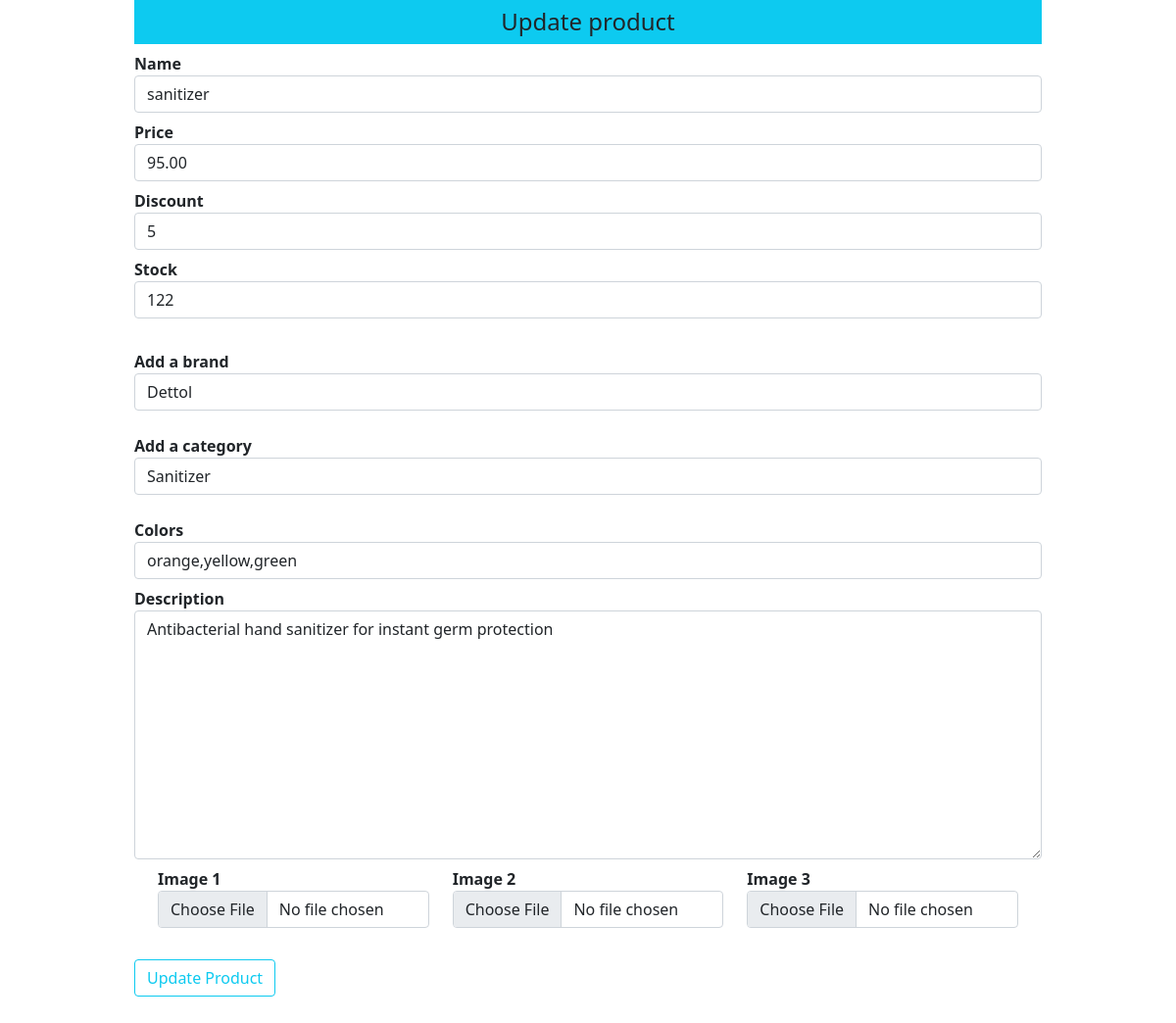
The app's page /updateproduct/2, older data.
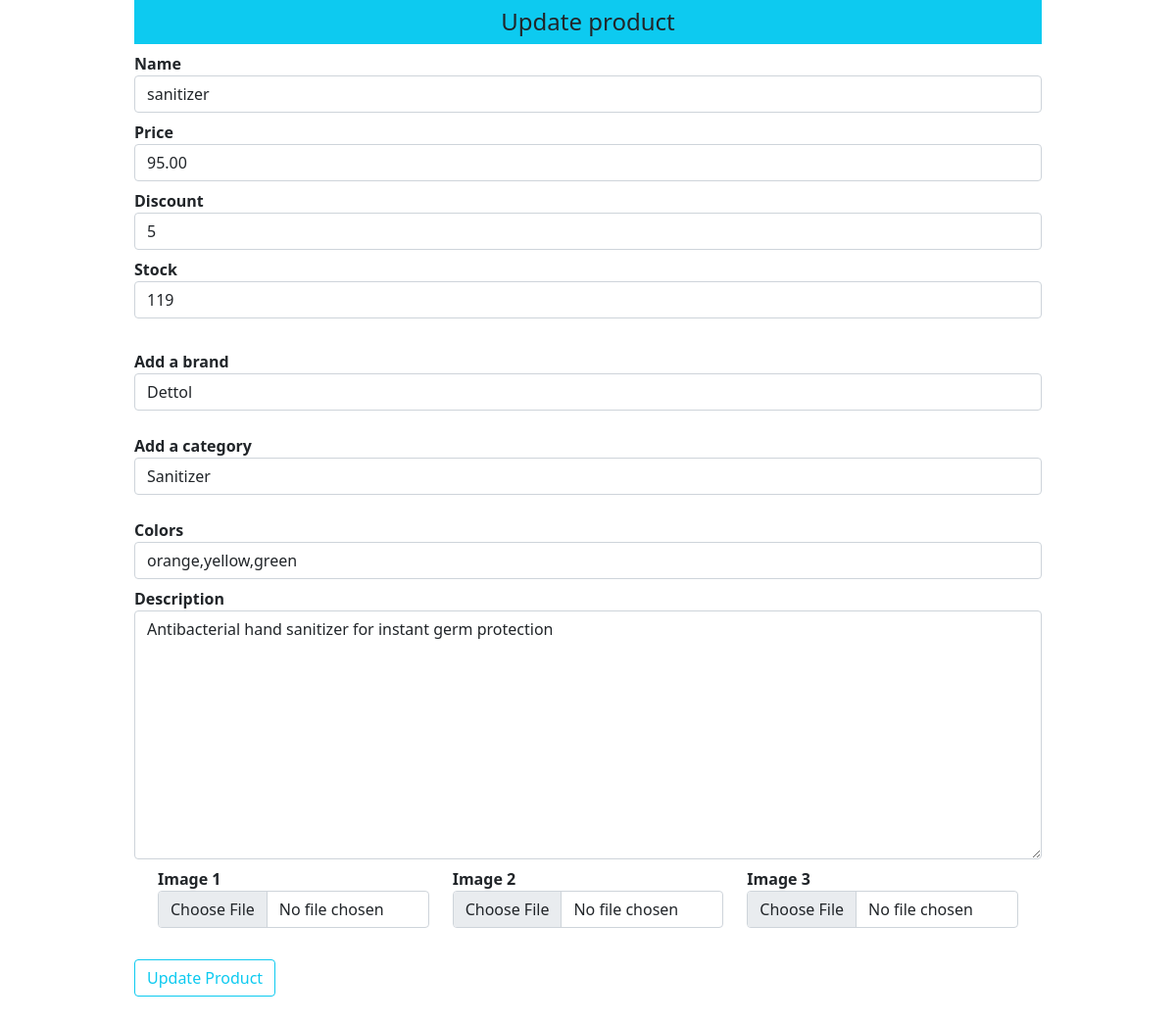
The same page, newer data.
### shop/products/models.py (models this page shows, shortened)
class Addproduct(db.Model):
    __searchable__=['name','desc']
    id = db.Column(db.Integer, primary_key=True)
    name = db.Column(db.String(80), nullable=False)
    price = db.Column(db.Numeric(10,2), nullable=False)
    discount = db.Column(db.Integer, default=0)
    stock = db.Column(db.Integer, nullable=False)
    colors = db.Column(db.Text, nullable=False)
    desc = db.Column(db.Text, nullable=False)
    pub_date = db.Column(db.DateTime, nullable=False, default=datetime.utcnow)
    brand_id = db.Column(db.Integer, db.ForeignKey('brand.id'), nullable=False)
    brand = db.relationship('Brand',backref=db.backref('brands', lazy=True))
    category_id = db.Column(db.Integer, db.ForeignKey('category.id'), nullable=False)
    category = db.relationship('Category',backref=db.backref('categories', lazy=True))
    image_1 = db.Column(db.String(150), nullable=False, default='image1.jpg')
    image_2 = db.Column(db.String(150), nullable=False, default='image2.jpg')
    image_3 = db.Column(db.String(150), nullable=False, default='image3.jpg')

### shop/products/routes.py (the view, shortened to what this page needs)
@app.route('/updateproduct/<int:id>', methods=['GET','POST'])
def updateproduct(id):
    brands = Brand.query.all()
    categories = Category.query.all()
    product = Addproduct.query.get_or_404(id)
    brand = request.form.get('brand')
    category = request.form.get('category')
    form = Addproducts(request.form)
    form.name.data = product.name
    form.price.data = product.price
    form.discount.data =product.discount
    form.stock.data=product.stock
    form.colors.data=product.colors
    form.description.data=product.desc
    return render_template('products/updateproduct.html',form=form,brands=brands,categories=categories,product=product)

### shop/products/forms.py
class Addproducts(Form):
    name = StringField('Name', [validators.DataRequired()])
    price = FloatField('Price', [validators.DataRequired()])
    discount = IntegerField('Discount', default=0)
    stock = IntegerField('Stock', [validators.DataRequired()])
    colors = StringField('Colors', [validators.DataRequired()])
    description = TextAreaField('Description', [validators.DataRequired()])
    image_1 = FileField('Image 1', validators=[FileAllowed(['jpg','png','gif','jpeg'], 'Images only please')])
    image_2 = FileField('Image 2', validators=[FileAllowed(['jpg','png','gif','jpeg'], 'Images only please')])
    image_3 = FileField('Image 3', validators=[FileAllowed(['jpg','png','gif','jpeg'], 'Images only please')])

### shop/templates/products/updateproduct.html (shortened to what this page needs)
{% extends "layout.html" %}
{% block content %}
<div class="container">
    <div class="row">
        <div class="col-md-1"></div>
            <div class="col-md-10">
                <div class="text-center bg-info p-2 h4">Update product</div>
                {% from "_formhelpers.html" import render_field %}
                <form method="POST" enctype="multipart/form-data">
                <div>
                    {{ render_field(form.name, class="form-control") }}
                    {{ render_field(form.price, class="form-control") }}
                    {{ render_field(form.discount, class="form-control") }}
                    {{ render_field(form.stock, class="form-control") }}
                    <br>
                    <dt>Add a brand</dt>
                    <select name="brand" id="brand" class="form-control" required>
                    <option value="{{product.brand_id}}"> {{product.brand.name}}</option>
                    </select>
                    <br>
                    <dt>Add a category</dt>
                    <select name="category" id="category" class="form-control" required>
                    <option value="{{product.category_id}}"> {{product.category.name}}</option>
                    </select>
                    <br>
                    {{ render_field(form.colors, class="form-control") }}
                    {{ render_field(form.description, class="form-control", rows="10") }}
                </div>
                <div class="container">
                    <div class="row">
                        <div class="col-md-4">{{ render_field(form.image_1, class="form-control") }}</div>
                        <div class="col-md-4">{{ render_field(form.image_2, class="form-control") }}</div>
                        <div class="col-md-4">{{ render_field(form.image_3, class="form-control") }}</div>
                    </div>
                </div>
                <button type = "submit" class="btn btn-outline-info mt-4 mb-5"> Update Product</button>
                </form>
            </div>
      <div class="col-md-1"></div>
    </div>
</div>
{% endblock content %}

### shop/templates/_formhelpers.html (shortened to what this page needs)
{% macro render_field(field) %}
  <dt>{{ field.label }}
  <dd>{{ field(**kwargs)|safe }}
  </dd>
{% endmacro %}

Row changes from the older to the newer data that the page shows:
changed Addproduct "sanitizer": stock "122" → "119"
